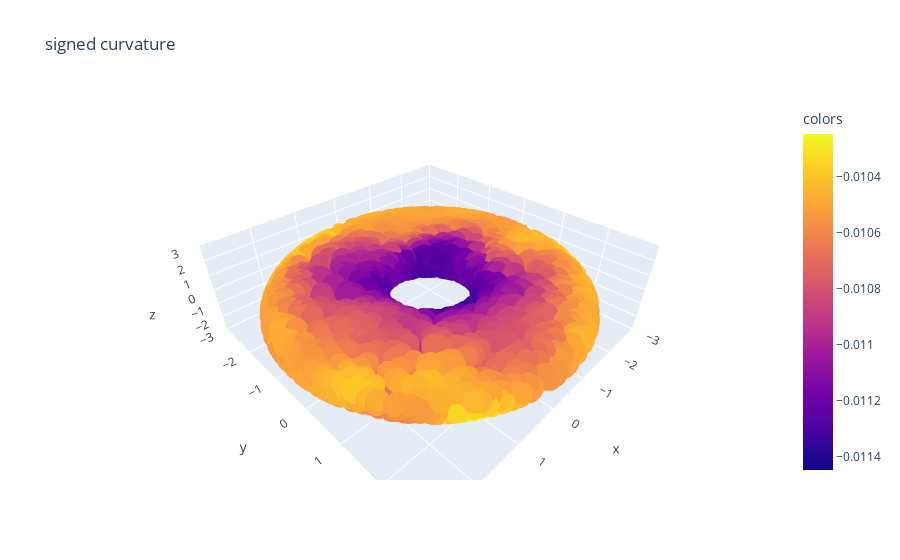

Notebook cell for this chart:
### Code cell
plot_3d(X,ks_signed,title="signed curvature",use_plotly=True)

### Figure 1 — Plotly figure (JSON) as saved in the notebook; plotly's stock layout.template omitted (floating-point values rounded to 4 significant figures; data arrays with more than 128 entries replaced by an {"elided": "..."} marker saying what was removed)
{"data": [{"hovertemplate": "x=%{x}<br>y=%{y}<br>z=%{z}<br>colors=%{marker.color}<extra></extra>", "legendgroup": "", "marker": {"color": {"elided": "2534 float values"}, "coloraxis": "coloraxis", "symbol": "circle"}, "mode": "markers", "name": "", "scene": "scene", "showlegend": false, "type": "scatter3d", "x": {"elided": "2534 float values"}, "y": {"elided": "2534 float values"}, "z": {"elided": "2534 float values"}}], "layout": {"coloraxis": {"colorbar": {"title": {"text": "colors"}}, "colorscale": [[0, "#0d0887"], [0.1111, "#46039f"], [0.2222, "#7201a8"], [0.3333, "#9c179e"], [0.4444, "#bd3786"], [0.5556, "#d8576b"], [0.6667, "#ed7953"], [0.7778, "#fb9f3a"], [0.8889, "#fdca26"], [1, "#f0f921"]]}, "legend": {"tracegroupgap": 0}, "scene": {"domain": {"x": [0, 1], "y": [0, 1]}, "xaxis": {"range": [-3.0, 3.0], "title": {"text": "x"}}, "yaxis": {"range": [-3.0, 3.0], "title": {"text": "y"}}, "zaxis": {"range": [-3.0, 3.0], "title": {"text": "z"}}}, "title": {"text": "signed curvature"}}}
